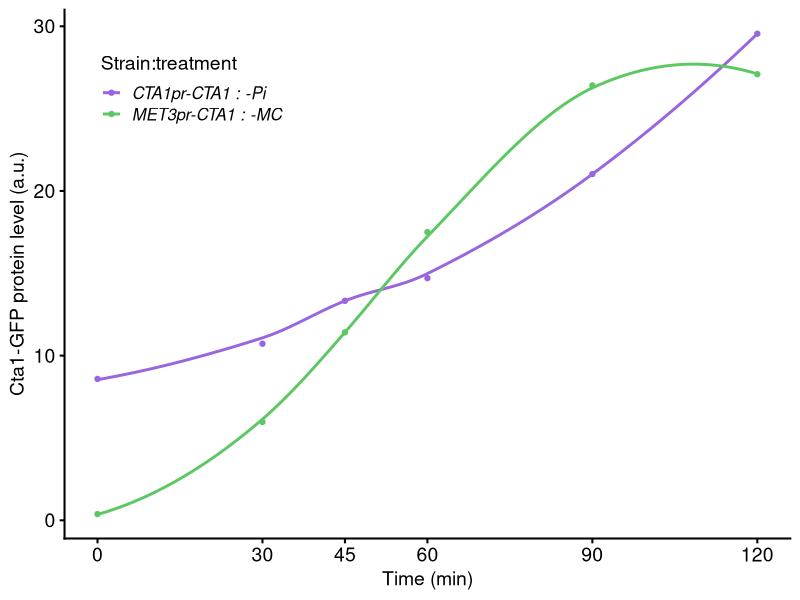
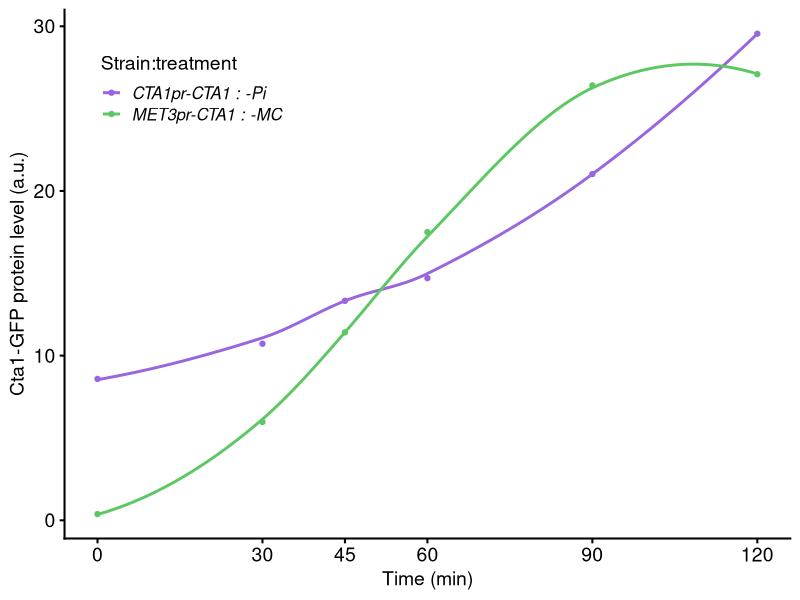

Generate these figures, in order, with R:
## ---- chunk 1
library(tidyverse)
library(ggtext)
library(cowplot)
## ---- chunk 2
tp <- c("0",  "30", "45", "60", "90", "120") # ordered time points

raw <- read_tsv("input/MET3pr-CTA1/20230901-METpr-CTA1-induction-lfs.tsv",
                col_types = cols(), na = c("", "NA", "N/A"), comment = "#") %>% 
  mutate(Time = ordered(time, levels = tp))
## ---- chunk 3
sample <- tribble(
  ~strain, ~genotype,
  "yH298", "CTA1pr-CTA1",
  "yH299", "CTA1pr-CTA1",
  "yH001", "WT noGFP",
  "yH181", "WT noGFP",
  "yH347", "cta1pr∆-CTA1",
  "met3-1", "MET3pr-CTA1",
  "met3-2", "MET3pr-CTA1",
  "met3-3", "MET3pr-CTA1",
  "met3-4", "MET3pr-CTA1"
)

gt <- c("WT noGFP", "cta1pr∆-CTA1", "CTA1pr-CTA1", "MET3pr-CTA1")

# combine genotype and treat variables into the flow data
dat <- left_join(raw, sample, by = c("strain")) %>% 
  mutate(genotype = factor(genotype, levels = gt),
         treatment = factor(treatment, levels = c("Pi", "mock", "met"),
                            labels = c("-Pi", "Rich", "-MC")))

# experiment structure
dat %>% 
  filter(time == 0) %>% 
  group_by(genotype, treatment, day) %>% 
  summarize(nEx = n()) %>% 
  pivot_wider(names_from = day, values_from = nEx, names_prefix = "D")
## ---- chunk 4
dat.plot <- dat %>% 
  mutate(group = paste(genotype, treatment, sep = " : ")) %>% 
  filter(group %in% c("CTA1pr-CTA1 : -Pi", #"CTA1pr-CTA1 : Rich",
                      "MET3pr-CTA1 : -MC"))#, "MET3pr-CTA1 : Rich"))
## ---- chunk 5
p.timecourse <- list(
  stat_summary(fun = "mean", geom = "point", size = 3),
  stat_summary(fun.data = "mean_cl_boot", geom = "errorbar", width = 3),
  stat_smooth(method = "loess", formula = 'y~x', se = FALSE),
  scale_x_continuous(breaks = seq(0,240,30)),
  #scale_size_manual(values = c(0.8, 1.5), guide = "none"),
  labs(x = "Time (min)", y = "Cta1-GFP protein level (a.u.)"),
  theme_cowplot(line_size = 0.7, font_size = 14),
  theme(legend.position=c(0.05,0.72), 
        #legend.box.background = element_rect(color = "black"),
        #legend.box.margin = margin(3,3,3,3),
        legend.text = element_text(face = 3), 
        legend.title = element_text(),
        axis.title = element_text(size = rel(1)), 
        #axis.title.x = element_blank(),
        axis.text.x = element_text(hjust=0.5), axis.text = element_text(size = rel(1)),
  )
)
## ---- chunk 6
dat.plot %>%
  mutate(median = median / 1000) %>% 
  ggplot(aes(x = time, y = median, color = group)) +# p.timecourse +
  stat_summary(fun = "mean", geom = "point") +
  stat_summary(fun.data = "mean_cl_boot", geom = "errorbar", width = 3) +
  stat_smooth(method = "loess", formula = 'y~x', se = FALSE) +
  scale_x_continuous(breaks = c(0,30,45,60,90,120)) +
  scale_color_manual("Strain:treatment", values = c("#9966DD", "#5DC863")) +
  labs(x = "Time (min)", y = "Cta1-GFP protein level (a.u.)") +
  theme_cowplot(line_size = 0.7, font_size = 14) +
  theme(legend.position=c(0.05,0.85), 
        #legend.box.background = element_rect(color = "black"),
        #legend.box.margin = margin(3,3,3,3),
        legend.text = element_text(face = 3), 
        legend.title = element_text(),
        axis.title = element_text(size = rel(1)), 
        #axis.title.x = element_blank(),
        axis.text.x = element_text(hjust=0.5), axis.text = element_text(size = rel(1)),
  )

ggsave("output/20230904-MET3pr-CTA1-induction-timecourse.png", width = 3.5, height = 4)
